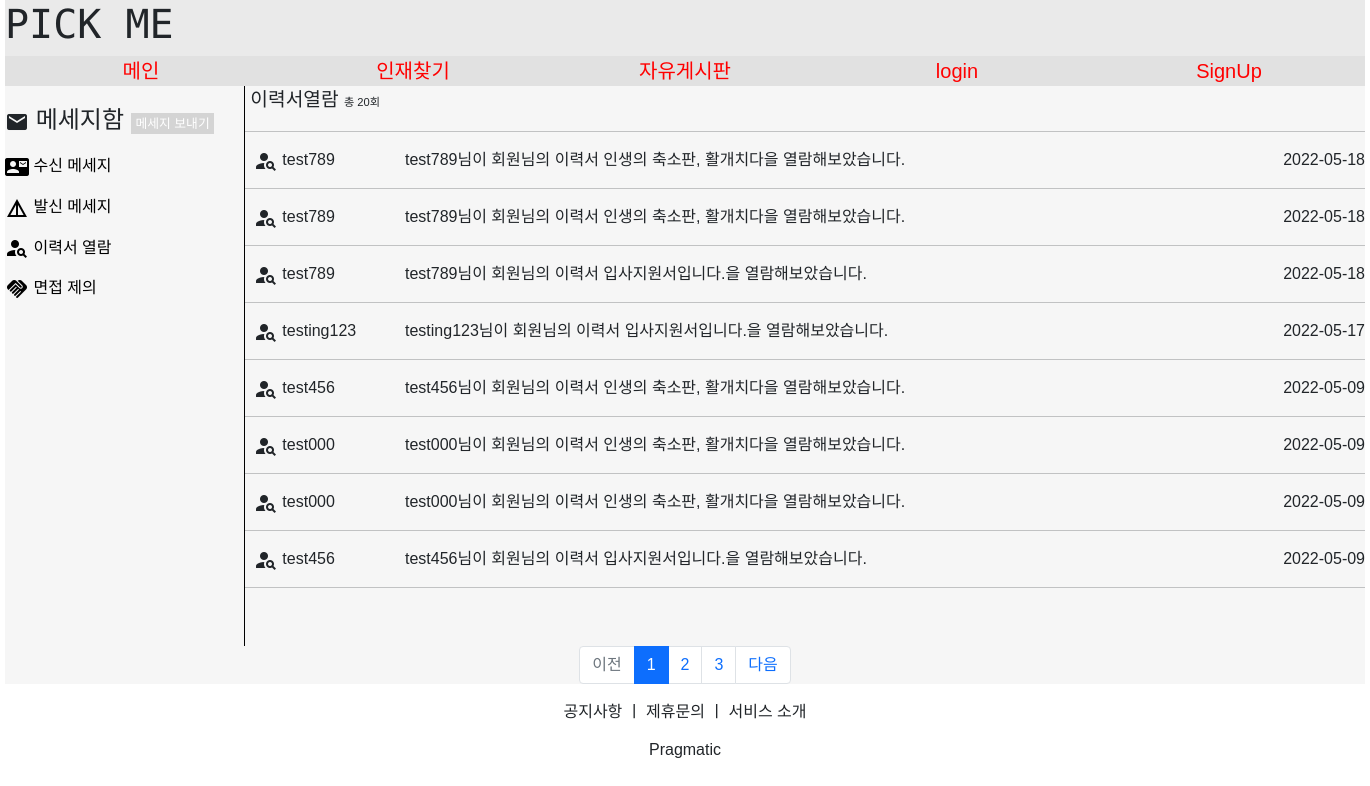
The page /message/message_search/1 on the database its author committed.
### messageapp/models.py (models this page shows)
class Message_Resume_Model(models.Model):
    message_resume_receive = models.ForeignKey(MyUser, on_delete=models.CASCADE, related_name='message_resume_receive')
    message_resume_send = models.ForeignKey(MyUser, on_delete=models.CASCADE, related_name='message_resume_send')
    message_title = models.CharField(max_length=2000)
    message_detail = models.CharField(max_length=2000)
    message_date = models.DateField(auto_now=True)
    message_Time = models.TimeField(auto_now=True)
    message_date_time = models.DateTimeField(auto_now=True)
    message_file = models.FileField(upload_to='message/', null=True, blank=True)

### accountapp/models.py (models this page shows)
class MyUser(AbstractUser):
    nickname = models.CharField(max_length=20, unique=True)
    company_group = models.CharField(max_length=100)
    company_number = models.CharField(max_length=200)
    company_name = models.CharField(max_length=200)
    company_ceo = models.CharField(max_length=100)
    company_logo = models.FileField(upload_to='company_logo/', null=True, blank=True)
    company_phone_number = models.CharField(max_length=100)
    company_paper = models.FileField(upload_to='company_paper/', null=True, blank=True)

### messageapp/views.py (the view)
# urls.py: path('message_search/<int:pk>', views.message_search, name='message_search'),
def message_search(request, pk):
    context = {}
    page = request.GET.get('page', '1')
    user = MyUser.objects.filter(pk=pk)
    for temp_user in user:
        message = Message_Resume_Model.objects.filter(message_resume_receive=temp_user).order_by('-message_date_time')
        count = len(message)
    paginator = Paginator(message, 8)
    page_obj = paginator.get_page(page)
    context['message'] = page_obj
    context['count'] = count
    context['pk'] = pk
    return render(request, 'message_search.html', context)

### messageapp/templates/message_search.html (shortened to what this page needs)
{% extends 'base-message.html' %}
{% block content %}
    {% load static %}
    <link rel="stylesheet" href="{% static 'css/message.css' %}">
    <div class="message_content">
        <div class="message_menu">
            <div class="self_margin"></div>
            <div style="font-size:1.5rem;">
                <i style="vertical-align:middle;" class="material-icons">mail</i>
                메세지함
                <a href="{% url 'messageapp:message_write' pk=pk %}">
                    <span class="message_push">메세지 보내기</span>
                </a>
            </div>
            <div>
                <a href="{% url 'messageapp:message_content' pk=pk %}">
                    <i style="vertical-align:middle;" class="material-icons">contact_mail</i>
                    수신 메세지
                </a>
                <a href="{% url 'messageapp:message_send' pk=pk %}">
                    <i style="vertical-align:middle;" class="material-icons">details</i>
                    발신 메세지
                </a>
                <a href="{% url 'messageapp:message_search' pk=pk %}">
                    <i style="vertical-align:middle;" class="material-icons">person_search</i>
                    이력서 열람
                </a>
                <a href="{% url 'messageapp:message_propose' pk=pk %}">
                    <i style="vertical-align:middle;" class="material-icons">handshake</i>
                    면접 제의
                </a>
            </div>
        </div>
        <div class="message_list">
            <div style="font-size:1.2rem;">
                &nbsp;이력서열람
                <span style="font-size:0.7rem;">총 {{ count }}회</span>
            </div>
            <hr>
            {% for list in message %}
                <div class="message_main">
                    <div style="width:10rem; height:1.5rem; overflow:hidden; text-overflow:ellipsis;">
                        <i style="vertical-align:middle;" class="material-icons">person_search</i>
                        {{ list.message_resume_send }}
                    </div>
                    <div style="width:50rem; height:1.5rem; overflow:hidden; text-overflow:ellipsis;">
                        {{ list.message_detail }}
                    </div>
                    <div style="width:10rem; height:1.5rem; overflow:hidden; text-overflow:ellipsis; display:flex;">
                        <div style="margin-left:auto;">
                            {{ list.message_date_time|date:"Y-m-d" }}
                        </div>
                    </div>
                </div>
                <hr>
            {% endfor %}
        </div>
    </div>
    <ul class="pagination justify-content-center">
        {% if message.has_previous %}
            <li class="page-item">
                <a class="page-link" href="?page={{ message.previous_page_number }}">이전</a>
            </li>
        {% else %}
            <li class="page-item disabled">
                <a class="page-link" tabindex="-1" aria-disabled="true" href="#">이전</a>
            </li>
        {% endif %}
        {% for page_number in message.paginator.page_range %}
            {% if page_number >= message.number|add:-5 and page_number <= message.number|add:5 %}
                {% if page_number == message.number %}
                    <li class="page-item active" aria-current="page">
                        <a class="page-link" href="?page={{ page_number }}">{{ page_number }}</a>
                    </li>
                {% else %}
                    <li class="page-item">
                        <a class="page-link" href="?page={{ page_number }}">{{ page_number }}</a>
                    </li>
                {% endif %}
            {% endif %}
        {% endfor %}
        {% if message.has_next %}
            <li class="page-item">
                <a class="page-link" href="?page={{ message.next_page_number }}">다음</a>
            </li>
        {% else %}
            <li class="page-item disabled">
                <a class="page-link" tabindex="-1" aria-disabled="true" href="#">다음</a>
            </li>
        {% endif %}
    </ul>
{% endblock %}

### static/css/message.css (style rules this page uses)
* { font-family: 'Noto Sans KR', sans-serif; }
a { color:#000000; }
.message_content { width:85rem; height:70vh; display:flex; }
.message_menu { width:15rem; height:70vh; border-right:1px solid black; }
.message_list { width:70rem; height:70vh; }
.message_push { font-size:0.8rem; padding:0.2rem 0.3rem; background:#D4D4D4; color:#FFFFFF; }
.message_main { display:flex; }
.self_margin { width:5rem; height:1rem; }

### templates/head-message.html (style rules this page uses)
a { text-decoration:none }

### rows shown on the page
Message_Resume_Model: message_resume_send "test789", message_detail "test789님이 회원님의 이력서 인생의 축소판, 활개치다을 열람해보았습니다.", message_date_time "2022-05-18"
Message_Resume_Model: message_resume_send "test789", message_detail "test789님이 회원님의 이력서 인생의 축소판, 활개치다을 열람해보았습니다.", message_date_time "2022-05-18"
Message_Resume_Model: message_resume_send "test789", message_detail "test789님이 회원님의 이력서 입사지원서입니다.을 열람해보았습니다.", message_date_time "2022-05-18"
Message_Resume_Model: message_resume_send "testing123", message_detail "testing123님이 회원님의 이력서 입사지원서입니다.을 열람해보았습니다.", message_date_time "2022-05-17"
Message_Resume_Model: message_resume_send "test456", message_detail "test456님이 회원님의 이력서 인생의 축소판, 활개치다을 열람해보았습니다.", message_date_time "2022-05-09"
Message_Resume_Model: message_resume_send "test000", message_detail "test000님이 회원님의 이력서 인생의 축소판, 활개치다을 열람해보았습니다.", message_date_time "2022-05-09"
Message_Resume_Model: message_resume_send "test000", message_detail "test000님이 회원님의 이력서 인생의 축소판, 활개치다을 열람해보았습니다.", message_date_time "2022-05-09"
Message_Resume_Model: message_resume_send "test456", message_detail "test456님이 회원님의 이력서 입사지원서입니다.을 열람해보았습니다.", message_date_time "2022-05-09"

### other values the page prints
{{ count }} "20"
{{ page_number }} "1"
{{ page_number }} "2" "3"
